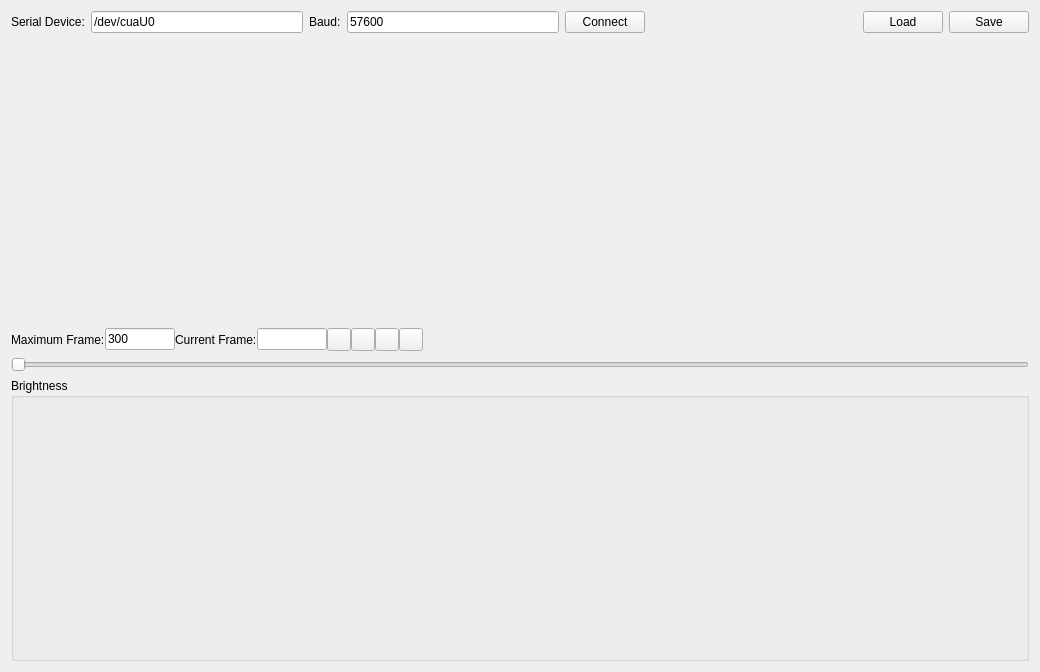
<?xml version="1.0" encoding="UTF-8"?>
<ui version="4.0">
 <class>LedControlClass</class>
 <widget class="QWidget" name="LedControlClass">
  <property name="geometry">
   <rect>
    <x>0</x>
    <y>0</y>
    <width>1040</width>
    <height>672</height>
   </rect>
  </property>
  <property name="windowTitle">
   <string>Arduino LED Control</string>
  </property>
  <layout class="QVBoxLayout" name="verticalLayout_2">
   <item>
    <layout class="QHBoxLayout" name="horizontalLayout">
     <item>
      <widget class="QLabel" name="label">
       <property name="text">
        <string>Serial Device:</string>
       </property>
      </widget>
     </item>
     <item>
      <widget class="QLineEdit" name="serialDevice">
       <property name="text">
        <string>/dev/cuaU0</string>
       </property>
      </widget>
     </item>
     <item>
      <widget class="QLabel" name="label_2">
       <property name="text">
        <string>Baud:</string>
       </property>
      </widget>
     </item>
     <item>
      <widget class="QLineEdit" name="serialBaud">
       <property name="text">
        <string>57600</string>
       </property>
      </widget>
     </item>
     <item>
      <widget class="QPushButton" name="connectButton">
       <property name="text">
        <string>Connect</string>
       </property>
      </widget>
     </item>
     <item>
      <spacer name="horizontalSpacer">
       <property name="orientation">
        <enum>Qt::Horizontal</enum>
       </property>
       <property name="sizeHint" stdset="0">
        <size>
         <width>40</width>
         <height>20</height>
        </size>
       </property>
      </spacer>
     </item>
     <item>
      <widget class="QPushButton" name="pushButton">
       <property name="text">
        <string>Load</string>
       </property>
      </widget>
     </item>
     <item>
      <widget class="QPushButton" name="pushButton_2">
       <property name="text">
        <string>Save</string>
       </property>
      </widget>
     </item>
    </layout>
   </item>
   <item>
    <widget class="QWidget" name="frameview" native="true">
     <property name="sizePolicy">
      <sizepolicy hsizetype="Preferred" vsizetype="Expanding">
       <horstretch>0</horstretch>
       <verstretch>0</verstretch>
      </sizepolicy>
     </property>
    </widget>
   </item>
   <item>
    <layout class="QHBoxLayout" name="horizontalLayout_2">
     <property name="spacing">
      <number>0</number>
     </property>
     <property name="topMargin">
      <number>0</number>
     </property>
     <item>
      <widget class="QLabel" name="label_3">
       <property name="text">
        <string>Maximum Frame:</string>
       </property>
      </widget>
     </item>
     <item>
      <widget class="QLineEdit" name="maxFrame">
       <property name="sizePolicy">
        <sizepolicy hsizetype="Fixed" vsizetype="Fixed">
         <horstretch>0</horstretch>
         <verstretch>0</verstretch>
        </sizepolicy>
       </property>
       <property name="maximumSize">
        <size>
         <width>70</width>
         <height>16777215</height>
        </size>
       </property>
       <property name="text">
        <string>300</string>
       </property>
      </widget>
     </item>
     <item>
      <widget class="QLabel" name="label_4">
       <property name="text">
        <string>Current Frame:</string>
       </property>
      </widget>
     </item>
     <item>
      <widget class="QLineEdit" name="currentFrame">
       <property name="sizePolicy">
        <sizepolicy hsizetype="Fixed" vsizetype="Fixed">
         <horstretch>0</horstretch>
         <verstretch>0</verstretch>
        </sizepolicy>
       </property>
       <property name="maximumSize">
        <size>
         <width>70</width>
         <height>16777215</height>
        </size>
       </property>
      </widget>
     </item>
     <item>
      <widget class="QToolButton" name="frameBackButton">
       <property name="text">
        <string/>
       </property>
       <property name="icon">
        <iconset resource="../resources.qrc">
         <normaloff>:/icons/resources/media-seek-backward.png</normaloff>:/icons/resources/media-seek-backward.png</iconset>
       </property>
       <property name="iconSize">
        <size>
         <width>16</width>
         <height>16</height>
        </size>
       </property>
      </widget>
     </item>
     <item>
      <widget class="QToolButton" name="frameNextButton">
       <property name="text">
        <string/>
       </property>
       <property name="icon">
        <iconset resource="../resources.qrc">
         <normaloff>:/icons/resources/media-seek-forward.png</normaloff>:/icons/resources/media-seek-forward.png</iconset>
       </property>
       <property name="iconSize">
        <size>
         <width>16</width>
         <height>16</height>
        </size>
       </property>
      </widget>
     </item>
     <item>
      <widget class="QToolButton" name="playButton">
       <property name="text">
        <string/>
       </property>
       <property name="icon">
        <iconset resource="../resources.qrc">
         <normaloff>:/icons/resources/media-playback-start.png</normaloff>:/icons/resources/media-playback-start.png</iconset>
       </property>
       <property name="iconSize">
        <size>
         <width>16</width>
         <height>16</height>
        </size>
       </property>
      </widget>
     </item>
     <item>
      <widget class="QToolButton" name="stopButton">
       <property name="text">
        <string/>
       </property>
       <property name="icon">
        <iconset resource="../resources.qrc">
         <normaloff>:/icons/resources/media-playback-stop.png</normaloff>:/icons/resources/media-playback-stop.png</iconset>
       </property>
       <property name="iconSize">
        <size>
         <width>16</width>
         <height>16</height>
        </size>
       </property>
      </widget>
     </item>
     <item>
      <spacer name="horizontalSpacer_2">
       <property name="orientation">
        <enum>Qt::Horizontal</enum>
       </property>
       <property name="sizeHint" stdset="0">
        <size>
         <width>40</width>
         <height>20</height>
        </size>
       </property>
      </spacer>
     </item>
    </layout>
   </item>
   <item>
    <widget class="QSlider" name="frameSlider">
     <property name="maximum">
      <number>299</number>
     </property>
     <property name="orientation">
      <enum>Qt::Horizontal</enum>
     </property>
    </widget>
   </item>
   <item>
    <widget class="QGroupBox" name="groupBox">
     <property name="sizePolicy">
      <sizepolicy hsizetype="Preferred" vsizetype="Expanding">
       <horstretch>0</horstretch>
       <verstretch>0</verstretch>
      </sizepolicy>
     </property>
     <property name="title">
      <string>Brightness</string>
     </property>
     <layout class="QVBoxLayout" name="verticalLayout">
      <item>
       <layout class="QHBoxLayout" name="sliderLayout"/>
      </item>
     </layout>
    </widget>
   </item>
  </layout>
 </widget>
 <resources>
  <include location="../resources.qrc"/>
 </resources>
 <connections/>
</ui>
